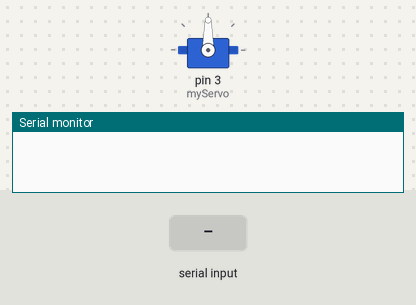
Recording of a sketch running on a simulated Arduino Uno, built with avr-gcc and run on an emulated ATmega328P. Parts: servo, the last lines printed to the serial monitor. The test bench sets the inputs (shaded band).

Above: at 1.2 s.
1.3 s: "30,150\n" received over Serial
At 2.5 s:
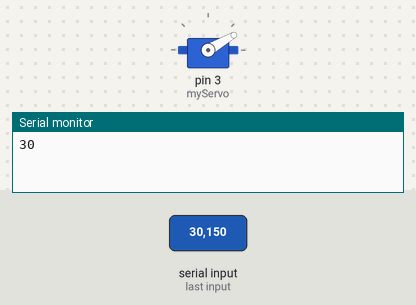
5.8 s: "200\n" received over Serial
At 8.3 s:
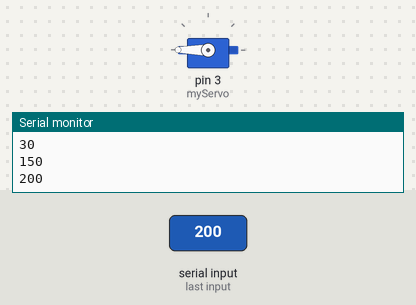
8.8 s: "90,45\n" received over Serial
At 14.1 s:
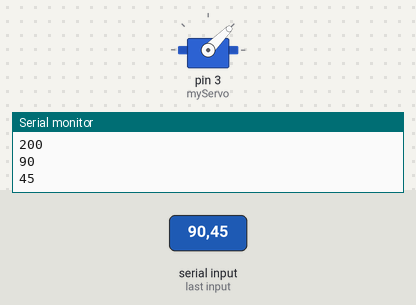
14.8 s: "90\n" received over Serial
At 20.7 s:
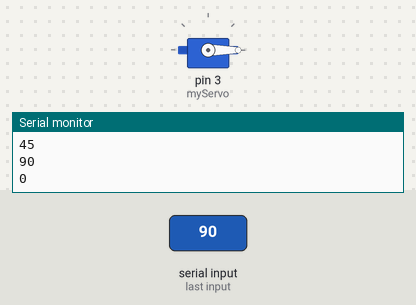
Timing chart, 0 to 21.8 s (numbered marks = the images above; inputs shaded):
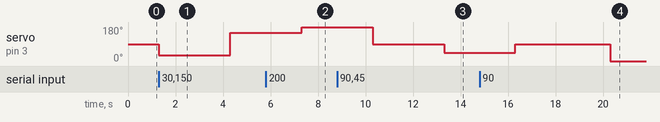

The sketch:

Servo_Test.ino
```cpp
 #include <Servo.h>

Servo myServo;
int input;
void setup() {
  // put your setup code here, to run once:
  Serial.begin(9600);
  myServo.attach(3);
}

void loop() {
  // put your main code here, to run repeatedly:
  if(Serial.available()>0)
  {
    input = Serial.parseInt();
    myServo.write(input);
    Serial.println(input);
    delay(3000);

  }
}
```

Measured:
- after the input at 1.3 s, servo on pin 3 (myServo): 90° → 30° at once, → 150° 3.0 s later
- after the input at 5.8 s, servo on pin 3 (myServo): 150° → 180° after 1.5 s
- after the input at 8.8 s, servo on pin 3 (myServo): 180° → 90° after 1.5 s, → 45° 3.0 s later
- after the input at 14.8 s, servo on pin 3 (myServo): 45° → 90° after 1.5 s, → 0° 4.0 s later
